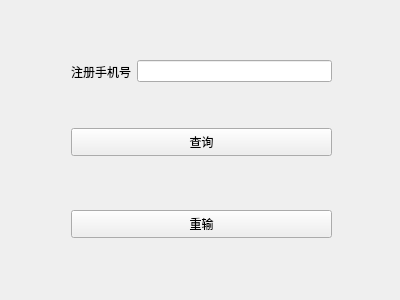
<?xml version="1.0" encoding="UTF-8"?>
<ui version="4.0">
 <class>findvip</class>
 <widget class="QWidget" name="findvip">
  <property name="geometry">
   <rect>
    <x>0</x>
    <y>0</y>
    <width>400</width>
    <height>300</height>
   </rect>
  </property>
  <property name="windowTitle">
   <string>Form</string>
  </property>
  <widget class="QPushButton" name="pushButton">
   <property name="geometry">
    <rect>
     <x>71</x>
     <y>128</y>
     <width>261</width>
     <height>28</height>
    </rect>
   </property>
   <property name="text">
    <string>查询</string>
   </property>
  </widget>
  <widget class="QPushButton" name="pushButton_2">
   <property name="geometry">
    <rect>
     <x>71</x>
     <y>210</y>
     <width>261</width>
     <height>28</height>
    </rect>
   </property>
   <property name="text">
    <string>重输</string>
   </property>
  </widget>
  <widget class="QWidget" name="">
   <property name="geometry">
    <rect>
     <x>71</x>
     <y>51</y>
     <width>261</width>
     <height>41</height>
    </rect>
   </property>
   <layout class="QHBoxLayout" name="horizontalLayout">
    <item>
     <widget class="QLabel" name="label">
      <property name="text">
       <string>注册手机号</string>
      </property>
     </widget>
    </item>
    <item>
     <widget class="QLineEdit" name="lineEdit"/>
    </item>
   </layout>
  </widget>
 </widget>
 <resources/>
 <connections/>
</ui>
